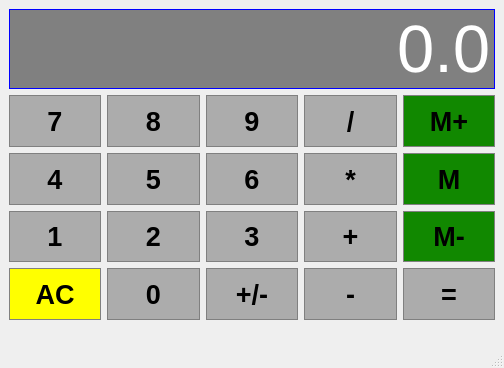
<?xml version="1.0" encoding="UTF-8"?>
<ui version="4.0">
 <class>MainWindow</class>
 <widget class="QMainWindow" name="MainWindow">
  <property name="geometry">
   <rect>
    <x>0</x>
    <y>0</y>
    <width>504</width>
    <height>368</height>
   </rect>
  </property>
  <property name="font">
   <font>
    <pointsize>22</pointsize>
   </font>
  </property>
  <property name="windowTitle">
   <string>MainWindow</string>
  </property>
  <widget class="QWidget" name="centralwidget">
   <layout class="QGridLayout" name="gridLayout">
    <item row="6" column="5">
     <widget class="QPushButton" name="Equals">
      <property name="sizePolicy">
       <sizepolicy hsizetype="Preferred" vsizetype="Preferred">
        <horstretch>3</horstretch>
        <verstretch>1</verstretch>
       </sizepolicy>
      </property>
      <property name="minimumSize">
       <size>
        <width>0</width>
        <height>0</height>
       </size>
      </property>
      <property name="font">
       <font>
        <family>Arial</family>
        <pointsize>20</pointsize>
        <bold>true</bold>
       </font>
      </property>
      <property name="autoFillBackground">
       <bool>false</bool>
      </property>
      <property name="styleSheet">
       <string notr="true">QPushButton{
background-color: #ACACAC;
padding:5px;
border: 1px solid grey;
}
QPushButton:pressed{
background-color: #11A011;
padding:5px;
border: 1px solid grey;
}</string>
      </property>
      <property name="text">
       <string>=</string>
      </property>
      <property name="flat">
       <bool>false</bool>
      </property>
     </widget>
    </item>
    <item row="6" column="1">
     <widget class="QPushButton" name="Clear">
      <property name="sizePolicy">
       <sizepolicy hsizetype="Preferred" vsizetype="Preferred">
        <horstretch>3</horstretch>
        <verstretch>1</verstretch>
       </sizepolicy>
      </property>
      <property name="minimumSize">
       <size>
        <width>0</width>
        <height>0</height>
       </size>
      </property>
      <property name="font">
       <font>
        <family>Arial</family>
        <pointsize>20</pointsize>
        <bold>true</bold>
       </font>
      </property>
      <property name="autoFillBackground">
       <bool>false</bool>
      </property>
      <property name="styleSheet">
       <string notr="true">QPushButton{
background-color: #FFFF00;
padding:5px;
border: 1px solid grey;
}
QPushButton:pressed{
background-color: #FFFFE0;
padding:5px;
border: 1px solid grey;
}</string>
      </property>
      <property name="text">
       <string>AC</string>
      </property>
      <property name="flat">
       <bool>false</bool>
      </property>
     </widget>
    </item>
    <item row="6" column="3">
     <widget class="QPushButton" name="SignChange">
      <property name="sizePolicy">
       <sizepolicy hsizetype="Preferred" vsizetype="Preferred">
        <horstretch>3</horstretch>
        <verstretch>1</verstretch>
       </sizepolicy>
      </property>
      <property name="minimumSize">
       <size>
        <width>0</width>
        <height>0</height>
       </size>
      </property>
      <property name="font">
       <font>
        <family>Arial</family>
        <pointsize>20</pointsize>
        <bold>true</bold>
       </font>
      </property>
      <property name="autoFillBackground">
       <bool>false</bool>
      </property>
      <property name="styleSheet">
       <string notr="true">QPushButton{
background-color: #ACACAC;
padding:5px;
border: 1px solid grey;
}
QPushButton:pressed{
background-color: #11A011;
padding:5px;
border: 1px solid grey;
}</string>
      </property>
      <property name="text">
       <string>+/-</string>
      </property>
      <property name="flat">
       <bool>false</bool>
      </property>
     </widget>
    </item>
    <item row="4" column="3">
     <widget class="QPushButton" name="Button6">
      <property name="sizePolicy">
       <sizepolicy hsizetype="Preferred" vsizetype="Preferred">
        <horstretch>3</horstretch>
        <verstretch>1</verstretch>
       </sizepolicy>
      </property>
      <property name="minimumSize">
       <size>
        <width>0</width>
        <height>0</height>
       </size>
      </property>
      <property name="font">
       <font>
        <family>Arial</family>
        <pointsize>20</pointsize>
        <bold>true</bold>
       </font>
      </property>
      <property name="autoFillBackground">
       <bool>false</bool>
      </property>
      <property name="styleSheet">
       <string notr="true">QPushButton{
background-color: #ACACAC;
padding:5px;
border: 1px solid grey;
}
QPushButton:pressed{
background-color: #11A011;
padding:5px;
border: 1px solid grey;
}</string>
      </property>
      <property name="text">
       <string>6</string>
      </property>
      <property name="flat">
       <bool>false</bool>
      </property>
     </widget>
    </item>
    <item row="2" column="1">
     <widget class="QPushButton" name="Button7">
      <property name="sizePolicy">
       <sizepolicy hsizetype="Preferred" vsizetype="Preferred">
        <horstretch>3</horstretch>
        <verstretch>1</verstretch>
       </sizepolicy>
      </property>
      <property name="minimumSize">
       <size>
        <width>0</width>
        <height>0</height>
       </size>
      </property>
      <property name="font">
       <font>
        <family>Arial</family>
        <pointsize>20</pointsize>
        <bold>true</bold>
       </font>
      </property>
      <property name="autoFillBackground">
       <bool>false</bool>
      </property>
      <property name="styleSheet">
       <string notr="true">QPushButton{
background-color: #ACACAC;
padding:5px;
border: 1px solid grey;
}
QPushButton:pressed{
background-color: #11A011;
padding:5px;
border: 1px solid grey;
}</string>
      </property>
      <property name="text">
       <string>7</string>
      </property>
      <property name="flat">
       <bool>false</bool>
      </property>
     </widget>
    </item>
    <item row="5" column="1">
     <widget class="QPushButton" name="Button1">
      <property name="sizePolicy">
       <sizepolicy hsizetype="Preferred" vsizetype="Preferred">
        <horstretch>3</horstretch>
        <verstretch>1</verstretch>
       </sizepolicy>
      </property>
      <property name="minimumSize">
       <size>
        <width>0</width>
        <height>0</height>
       </size>
      </property>
      <property name="font">
       <font>
        <family>Arial</family>
        <pointsize>20</pointsize>
        <bold>true</bold>
       </font>
      </property>
      <property name="autoFillBackground">
       <bool>false</bool>
      </property>
      <property name="styleSheet">
       <string notr="true">QPushButton{
background-color: #ACACAC;
padding:5px;
border: 1px solid grey;
}
QPushButton:pressed{
background-color: #11A011;
padding:5px;
border: 1px solid grey;
}</string>
      </property>
      <property name="text">
       <string>1</string>
      </property>
      <property name="flat">
       <bool>false</bool>
      </property>
     </widget>
    </item>
    <item row="2" column="3">
     <widget class="QPushButton" name="Button9">
      <property name="sizePolicy">
       <sizepolicy hsizetype="Preferred" vsizetype="Preferred">
        <horstretch>3</horstretch>
        <verstretch>1</verstretch>
       </sizepolicy>
      </property>
      <property name="minimumSize">
       <size>
        <width>0</width>
        <height>0</height>
       </size>
      </property>
      <property name="font">
       <font>
        <family>Arial</family>
        <pointsize>20</pointsize>
        <bold>true</bold>
       </font>
      </property>
      <property name="autoFillBackground">
       <bool>false</bool>
      </property>
      <property name="styleSheet">
       <string notr="true">QPushButton{
background-color: #ACACAC;
padding:5px;
border: 1px solid grey;
}
QPushButton:pressed{
background-color: #11A011;
padding:5px;
border: 1px solid grey;
}</string>
      </property>
      <property name="text">
       <string>9</string>
      </property>
      <property name="flat">
       <bool>false</bool>
      </property>
     </widget>
    </item>
    <item row="4" column="1">
     <widget class="QPushButton" name="Button4">
      <property name="sizePolicy">
       <sizepolicy hsizetype="Preferred" vsizetype="Preferred">
        <horstretch>3</horstretch>
        <verstretch>1</verstretch>
       </sizepolicy>
      </property>
      <property name="minimumSize">
       <size>
        <width>0</width>
        <height>0</height>
       </size>
      </property>
      <property name="font">
       <font>
        <family>Arial</family>
        <pointsize>20</pointsize>
        <bold>true</bold>
       </font>
      </property>
      <property name="autoFillBackground">
       <bool>false</bool>
      </property>
      <property name="styleSheet">
       <string notr="true">QPushButton{
background-color: #ACACAC;
padding:5px;
border: 1px solid grey;
}
QPushButton:pressed{
background-color: #11A011;
padding:5px;
border: 1px solid grey;
}</string>
      </property>
      <property name="text">
       <string>4</string>
      </property>
      <property name="flat">
       <bool>false</bool>
      </property>
     </widget>
    </item>
    <item row="6" column="4">
     <widget class="QPushButton" name="Substract">
      <property name="sizePolicy">
       <sizepolicy hsizetype="Preferred" vsizetype="Preferred">
        <horstretch>3</horstretch>
        <verstretch>1</verstretch>
       </sizepolicy>
      </property>
      <property name="minimumSize">
       <size>
        <width>0</width>
        <height>0</height>
       </size>
      </property>
      <property name="font">
       <font>
        <family>Arial</family>
        <pointsize>20</pointsize>
        <bold>true</bold>
       </font>
      </property>
      <property name="autoFillBackground">
       <bool>false</bool>
      </property>
      <property name="styleSheet">
       <string notr="true">QPushButton{
background-color: #ACACAC;
padding:5px;
border: 1px solid grey;
}
QPushButton:pressed{
background-color: #11A011;
padding:5px;
border: 1px solid grey;
}</string>
      </property>
      <property name="text">
       <string>-</string>
      </property>
      <property name="flat">
       <bool>false</bool>
      </property>
     </widget>
    </item>
    <item row="4" column="4">
     <widget class="QPushButton" name="Multiply">
      <property name="sizePolicy">
       <sizepolicy hsizetype="Preferred" vsizetype="Preferred">
        <horstretch>3</horstretch>
        <verstretch>1</verstretch>
       </sizepolicy>
      </property>
      <property name="minimumSize">
       <size>
        <width>0</width>
        <height>0</height>
       </size>
      </property>
      <property name="font">
       <font>
        <family>Arial</family>
        <pointsize>20</pointsize>
        <bold>true</bold>
       </font>
      </property>
      <property name="autoFillBackground">
       <bool>false</bool>
      </property>
      <property name="styleSheet">
       <string notr="true">QPushButton{
background-color: #ACACAC;
padding:5px;
border: 1px solid grey;
}
QPushButton:pressed{
background-color: #11A011;
padding:5px;
border: 1px solid grey;
}</string>
      </property>
      <property name="text">
       <string>*</string>
      </property>
      <property name="flat">
       <bool>false</bool>
      </property>
     </widget>
    </item>
    <item row="6" column="2">
     <widget class="QPushButton" name="Button0">
      <property name="sizePolicy">
       <sizepolicy hsizetype="Preferred" vsizetype="Preferred">
        <horstretch>3</horstretch>
        <verstretch>1</verstretch>
       </sizepolicy>
      </property>
      <property name="minimumSize">
       <size>
        <width>0</width>
        <height>0</height>
       </size>
      </property>
      <property name="font">
       <font>
        <family>Arial</family>
        <pointsize>20</pointsize>
        <bold>true</bold>
       </font>
      </property>
      <property name="autoFillBackground">
       <bool>false</bool>
      </property>
      <property name="styleSheet">
       <string notr="true">QPushButton{
background-color: #ACACAC;
padding:5px;
border: 1px solid grey;
}
QPushButton:pressed{
background-color: #11A011;
padding:5px;
border: 1px solid grey;
}</string>
      </property>
      <property name="text">
       <string>0</string>
      </property>
      <property name="flat">
       <bool>false</bool>
      </property>
     </widget>
    </item>
    <item row="2" column="4">
     <widget class="QPushButton" name="Divide">
      <property name="sizePolicy">
       <sizepolicy hsizetype="Preferred" vsizetype="Preferred">
        <horstretch>3</horstretch>
        <verstretch>1</verstretch>
       </sizepolicy>
      </property>
      <property name="minimumSize">
       <size>
        <width>0</width>
        <height>0</height>
       </size>
      </property>
      <property name="font">
       <font>
        <family>Arial</family>
        <pointsize>20</pointsize>
        <bold>true</bold>
       </font>
      </property>
      <property name="autoFillBackground">
       <bool>false</bool>
      </property>
      <property name="styleSheet">
       <string notr="true">QPushButton{
background-color: #ACACAC;
padding:5px;
border: 1px solid grey;
}
QPushButton:pressed{
background-color: #11A011;
padding:5px;
border: 1px solid grey;
}</string>
      </property>
      <property name="text">
       <string>/</string>
      </property>
      <property name="flat">
       <bool>false</bool>
      </property>
     </widget>
    </item>
    <item row="2" column="5">
     <widget class="QPushButton" name="MemAdd">
      <property name="sizePolicy">
       <sizepolicy hsizetype="Preferred" vsizetype="Preferred">
        <horstretch>3</horstretch>
        <verstretch>1</verstretch>
       </sizepolicy>
      </property>
      <property name="minimumSize">
       <size>
        <width>0</width>
        <height>0</height>
       </size>
      </property>
      <property name="font">
       <font>
        <family>Arial</family>
        <pointsize>20</pointsize>
        <bold>true</bold>
       </font>
      </property>
      <property name="autoFillBackground">
       <bool>false</bool>
      </property>
      <property name="styleSheet">
       <string notr="true">QPushButton{
background-color: #118800;
padding:5px;
border: 1px solid grey;
}
QPushButton:pressed{
background-color: #11A011;
padding:5px;
border: 1px solid grey;
}</string>
      </property>
      <property name="text">
       <string>M+</string>
      </property>
      <property name="flat">
       <bool>false</bool>
      </property>
     </widget>
    </item>
    <item row="4" column="5">
     <widget class="QPushButton" name="MemRead">
      <property name="sizePolicy">
       <sizepolicy hsizetype="Preferred" vsizetype="Preferred">
        <horstretch>3</horstretch>
        <verstretch>1</verstretch>
       </sizepolicy>
      </property>
      <property name="minimumSize">
       <size>
        <width>0</width>
        <height>0</height>
       </size>
      </property>
      <property name="font">
       <font>
        <family>Arial</family>
        <pointsize>20</pointsize>
        <bold>true</bold>
       </font>
      </property>
      <property name="autoFillBackground">
       <bool>false</bool>
      </property>
      <property name="styleSheet">
       <string notr="true">QPushButton{
background-color: #118800;
padding:5px;
border: 1px solid grey;
}
QPushButton:pressed{
background-color: #11A011;
padding:5px;
border: 1px solid grey;
}</string>
      </property>
      <property name="text">
       <string>M</string>
      </property>
      <property name="flat">
       <bool>false</bool>
      </property>
     </widget>
    </item>
    <item row="5" column="5">
     <widget class="QPushButton" name="MemClear">
      <property name="sizePolicy">
       <sizepolicy hsizetype="Preferred" vsizetype="Preferred">
        <horstretch>3</horstretch>
        <verstretch>1</verstretch>
       </sizepolicy>
      </property>
      <property name="minimumSize">
       <size>
        <width>0</width>
        <height>0</height>
       </size>
      </property>
      <property name="font">
       <font>
        <family>Arial</family>
        <pointsize>20</pointsize>
        <bold>true</bold>
       </font>
      </property>
      <property name="autoFillBackground">
       <bool>false</bool>
      </property>
      <property name="styleSheet">
       <string notr="true">QPushButton{
background-color: #118800;
padding:5px;
border: 1px solid grey;
}
QPushButton:pressed{
background-color: #11A011;
padding:5px;
border: 1px solid grey;
}</string>
      </property>
      <property name="text">
       <string>M-</string>
      </property>
      <property name="flat">
       <bool>false</bool>
      </property>
     </widget>
    </item>
    <item row="5" column="2">
     <widget class="QPushButton" name="Button2">
      <property name="sizePolicy">
       <sizepolicy hsizetype="Preferred" vsizetype="Preferred">
        <horstretch>3</horstretch>
        <verstretch>1</verstretch>
       </sizepolicy>
      </property>
      <property name="minimumSize">
       <size>
        <width>0</width>
        <height>0</height>
       </size>
      </property>
      <property name="font">
       <font>
        <family>Arial</family>
        <pointsize>20</pointsize>
        <bold>true</bold>
       </font>
      </property>
      <property name="autoFillBackground">
       <bool>false</bool>
      </property>
      <property name="styleSheet">
       <string notr="true">QPushButton{
background-color: #ACACAC;
padding:5px;
border: 1px solid grey;
}
QPushButton:pressed{
background-color: #11A011;
padding:5px;
border: 1px solid grey;
}</string>
      </property>
      <property name="text">
       <string>2</string>
      </property>
      <property name="flat">
       <bool>false</bool>
      </property>
     </widget>
    </item>
    <item row="4" column="2">
     <widget class="QPushButton" name="Button5">
      <property name="sizePolicy">
       <sizepolicy hsizetype="Preferred" vsizetype="Preferred">
        <horstretch>3</horstretch>
        <verstretch>1</verstretch>
       </sizepolicy>
      </property>
      <property name="minimumSize">
       <size>
        <width>0</width>
        <height>0</height>
       </size>
      </property>
      <property name="font">
       <font>
        <family>Arial</family>
        <pointsize>20</pointsize>
        <bold>true</bold>
       </font>
      </property>
      <property name="autoFillBackground">
       <bool>false</bool>
      </property>
      <property name="styleSheet">
       <string notr="true">QPushButton{
background-color: #ACACAC;
padding:5px;
border: 1px solid grey;
}
QPushButton:pressed{
background-color: #11A011;
padding:5px;
border: 1px solid grey;
}</string>
      </property>
      <property name="text">
       <string>5</string>
      </property>
      <property name="flat">
       <bool>false</bool>
      </property>
     </widget>
    </item>
    <item row="2" column="2">
     <widget class="QPushButton" name="Button8">
      <property name="sizePolicy">
       <sizepolicy hsizetype="Preferred" vsizetype="Preferred">
        <horstretch>3</horstretch>
        <verstretch>1</verstretch>
       </sizepolicy>
      </property>
      <property name="minimumSize">
       <size>
        <width>0</width>
        <height>0</height>
       </size>
      </property>
      <property name="font">
       <font>
        <family>Arial</family>
        <pointsize>20</pointsize>
        <bold>true</bold>
       </font>
      </property>
      <property name="autoFillBackground">
       <bool>false</bool>
      </property>
      <property name="styleSheet">
       <string notr="true">QPushButton{
background-color: #ACACAC;
padding:5px;
border: 1px solid grey;
}
QPushButton:pressed{
background-color: #11A011;
padding:5px;
border: 1px solid grey;
}</string>
      </property>
      <property name="text">
       <string>8</string>
      </property>
      <property name="flat">
       <bool>false</bool>
      </property>
     </widget>
    </item>
    <item row="5" column="3">
     <widget class="QPushButton" name="Button3">
      <property name="sizePolicy">
       <sizepolicy hsizetype="Preferred" vsizetype="Preferred">
        <horstretch>3</horstretch>
        <verstretch>1</verstretch>
       </sizepolicy>
      </property>
      <property name="minimumSize">
       <size>
        <width>0</width>
        <height>0</height>
       </size>
      </property>
      <property name="font">
       <font>
        <family>Arial</family>
        <pointsize>20</pointsize>
        <bold>true</bold>
       </font>
      </property>
      <property name="autoFillBackground">
       <bool>false</bool>
      </property>
      <property name="styleSheet">
       <string notr="true">QPushButton{
background-color: #ACACAC;
padding:5px;
border: 1px solid grey;
}
QPushButton:pressed{
background-color: #11A011;
padding:5px;
border: 1px solid grey;
}</string>
      </property>
      <property name="text">
       <string>3</string>
      </property>
      <property name="flat">
       <bool>false</bool>
      </property>
     </widget>
    </item>
    <item row="5" column="4">
     <widget class="QPushButton" name="Add">
      <property name="sizePolicy">
       <sizepolicy hsizetype="Preferred" vsizetype="Preferred">
        <horstretch>3</horstretch>
        <verstretch>1</verstretch>
       </sizepolicy>
      </property>
      <property name="minimumSize">
       <size>
        <width>0</width>
        <height>0</height>
       </size>
      </property>
      <property name="font">
       <font>
        <family>Arial</family>
        <pointsize>20</pointsize>
        <bold>true</bold>
       </font>
      </property>
      <property name="autoFillBackground">
       <bool>false</bool>
      </property>
      <property name="styleSheet">
       <string notr="true">QPushButton{
background-color: #ACACAC;
padding:5px;
border: 1px solid grey;
}
QPushButton:pressed{
background-color: #11A011;
padding:5px;
border: 1px solid grey;
}</string>
      </property>
      <property name="text">
       <string>+</string>
      </property>
      <property name="flat">
       <bool>false</bool>
      </property>
     </widget>
    </item>
    <item row="1" column="1" colspan="5">
     <widget class="QLineEdit" name="Display">
      <property name="sizePolicy">
       <sizepolicy hsizetype="Preferred" vsizetype="Expanding">
        <horstretch>0</horstretch>
        <verstretch>0</verstretch>
       </sizepolicy>
      </property>
      <property name="font">
       <font>
        <pointsize>50</pointsize>
       </font>
      </property>
      <property name="statusTip">
       <string/>
      </property>
      <property name="layoutDirection">
       <enum>Qt::RightToLeft</enum>
      </property>
      <property name="autoFillBackground">
       <bool>false</bool>
      </property>
      <property name="styleSheet">
       <string notr="true">QLineEdit{
background-color: grey;
border: 1px solid blue;
color: #ffffff;
}</string>
      </property>
      <property name="locale">
       <locale language="Polish" country="Poland"/>
      </property>
      <property name="inputMask">
       <string/>
      </property>
      <property name="text">
       <string>0.0</string>
      </property>
      <property name="alignment">
       <set>Qt::AlignRight|Qt::AlignTrailing|Qt::AlignVCenter</set>
      </property>
     </widget>
    </item>
   </layout>
  </widget>
  <widget class="QStatusBar" name="statusbar"/>
 </widget>
 <resources/>
 <connections/>
</ui>
